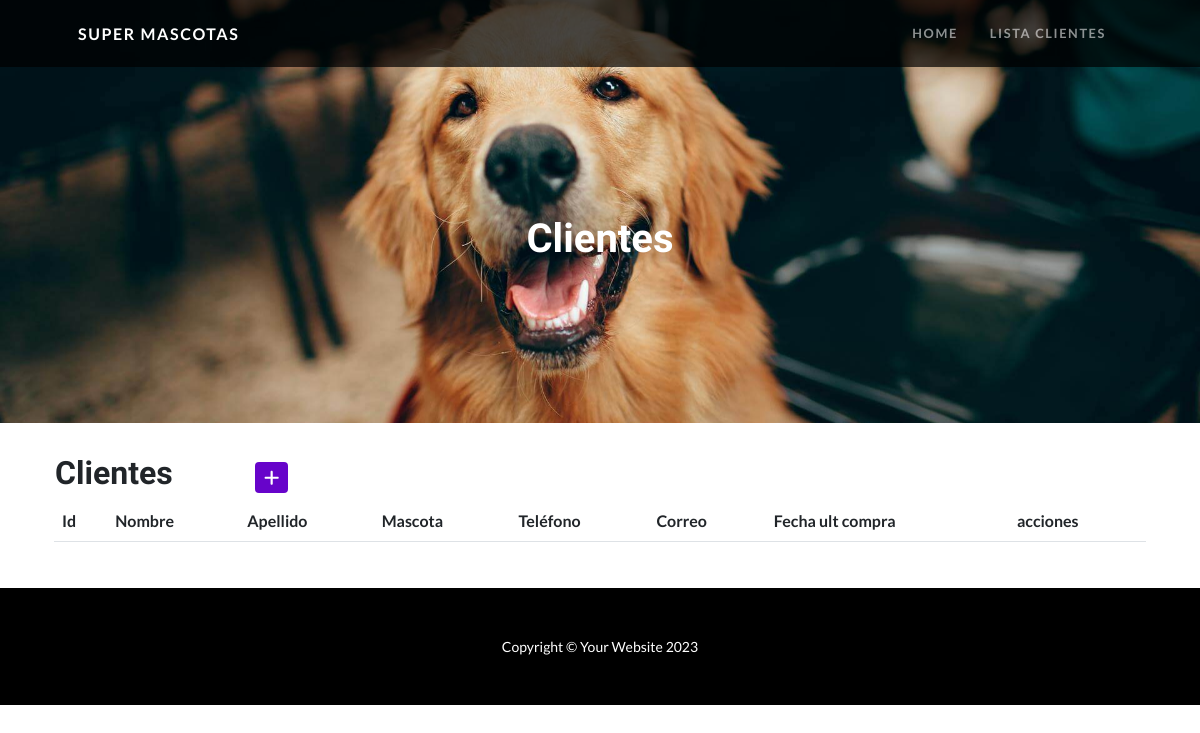
The app's page /appclientes/, older data.
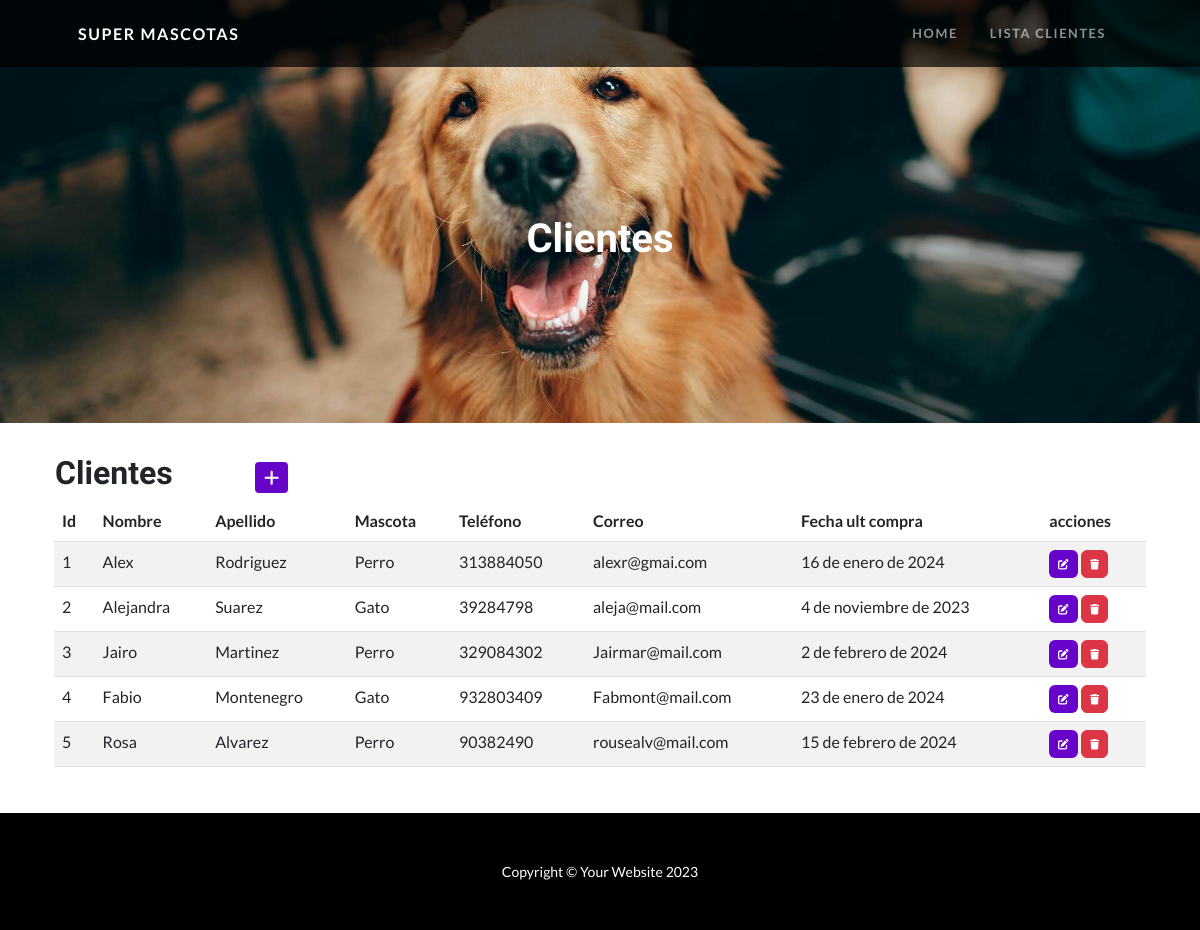
The same page, newer data.
### appclientes/models.py (models this page shows, shortened)
class Cliente(models.Model):
    nombre=models.CharField(max_length=50)
    apellido= models.CharField(max_length=50)
    mascota=models.CharField(max_length=20, choices=[
        ('Perro', 'Perro'),
        ('Gato', 'Gato'),
    ])
    telefono=models.IntegerField()
    email = models.EmailField()
    fecha_ult_compra = models.DateField()

### appclientes/views.py (the view)
# urls.py: path('', ClientesList.as_view(), name='clientes'),
class ClientesList(ListView):
    model=Cliente

### appclientes/templates/appclientes/cliente_list.html
{% extends 'appclientes/home.html' %}
{% block title %}
    <h1 class="masthead-heading mb-0">Clientes</h1>
{% endblock title %}
{% block contenido %}
<table>
    <tr>
        <td width="200"><h2>Clientes</h2></td>
        <td>
            <a
            href="{% url 'cliente_create' %}"
            class="btn btn-primary btn-sm"
            ><i class="fa fa-plus fa-lg" title="Crear"> </i>
            </a>
        </td>
    </tr>
</table>
    <table class="table table-striped">
        <thead>
            <tr>
                <th>Id</th>
                <th>Nombre</th>
                <th>Apellido</th>
                <th>Mascota</th>
                <th>Teléfono</th>
                <th>Correo</th>
                <th>Fecha ult compra</th>
                <th>acciones</th>
            </tr>
        </thead>
        <tbody>
            {% for c in cliente_list %}
                <tr>
                    <td>{{c.id}}</td>
                    <td>{{c.nombre}}</td>
                    <td>{{c.apellido}}</td>
                    <td>{{c.mascota}}</td>
                    <td>{{c.telefono}}</td>
                    <td>{{c.email}}</td>
                    <td>{{c.fecha_ult_compra}}</td>
                    <td>
                        <a
                          href="{% url 'cliente_update' c.id %}"
                          class="btn btn-primary"
                          style="--bs-btn-padding-y: .25rem; --bs-btn-padding-x: .5rem; --bs-btn-font-size: .75rem;"
                          ><i class="fa fa-edit fa-sm" title="Edit Record"></i>
                        </a>
                        <a
                          href="{% url 'cliente_delete' c.id %}"
                          class="btn btn-danger"
                          style="--bs-btn-padding-y: .25rem; --bs-btn-padding-x: .5rem; --bs-btn-font-size: .75rem;"
                          ><i class="fa fa-trash fa-sm" title="Delete Record"></i>
                        </a>
                      </td>
                </tr>
            {% endfor %}
        </tbody>
    </table>
{% endblock contenido %}

### appclientes/templates/appclientes/home.html (shortened to what this page needs)
<!DOCTYPE html>
<html lang="en">
    <head>
        {% load static %}
        <link href="{% static 'css/styles.css' %}" rel="stylesheet" />
        <link rel="stylesheet" href="https://cdnjs.cloudflare.com/ajax/libs/font-awesome/6.4.0/css/all.min.css">
    </head>
    <body id="page-top" >
        <nav class="navbar navbar-expand-lg navbar-dark navbar-custom fixed-top">
            <div class="container px-5">
                <a class="navbar-brand" href="{% url 'home' %}">Super mascotas</a>
                <div class="collapse navbar-collapse" id="navbarResponsive">
                    <ul class="navbar-nav ms-auto">
                        <li class="nav-item"><a class="nav-link" href="{% url 'home' %}">Home</a></li>
                        <li class="nav-item"><a class="nav-link" href="{% url 'clientes' %}">Lista clientes</a></li>
                    </ul>
                </div>
            </div>
        </nav>
        <header class="masthead text-center text-white" >
            {% block title %}{% endblock title %}
        </header>
        <section id="scroll">
            <div class="container px-5" style="padding:30px 0px">
                <div class="row gx-5 align-items-center">
                    {% block contenido %}
                    {% endblock contenido %}
                </div>
            </div>
        </section>
        <footer class="py-5 bg-black">
            <div class="container px-5"><p class="m-0 text-center text-white small">Copyright &copy; Your Website 2023</p></div>
        </footer>
    </body>
</html>

Row changes from the older to the newer data that the page shows:
added Cliente: id "1", nombre "Alex", apellido "Rodriguez", mascota "Perro", telefono "313884050", email "alexr@gmai.com", fecha_ult_compra "16 de enero de 2024"
added Cliente: id "2", nombre "Alejandra", apellido "Suarez", mascota "Gato", telefono "39284798", email "aleja@mail.com", fecha_ult_compra "4 de noviembre de 2023"
added Cliente: id "3", nombre "Jairo", apellido "Martinez", mascota "Perro", telefono "329084302", email "Jairmar@mail.com", fecha_ult_compra "2 de febrero de 2024"
added Cliente: id "4", nombre "Fabio", apellido "Montenegro", mascota "Gato", telefono "932803409", email "Fabmont@mail.com", fecha_ult_compra "23 de enero de 2024"
added Cliente: id "5", nombre "Rosa", apellido "Alvarez", mascota "Perro", telefono "90382490", email "rousealv@mail.com", fecha_ult_compra "15 de febrero de 2024"
